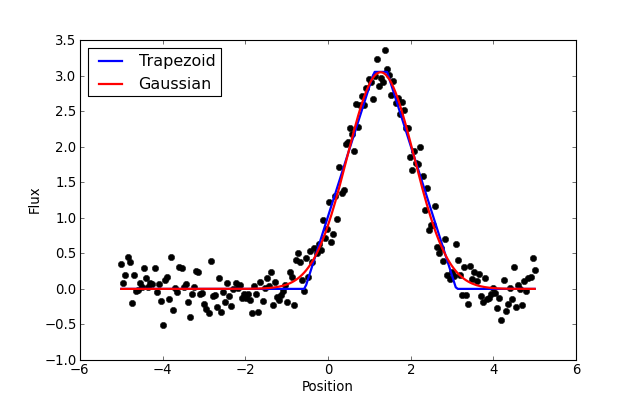

Write the Python code that produced this figure.
import numpy as np
from astropy.modeling import models, fitting

# Generate fake data
np.random.seed(0)
x = np.linspace(-5., 5., 200)
y = 3 * np.exp(-0.5 * (x - 1.3)**2 / 0.8**2)
y += np.random.normal(0., 0.2, x.shape)

# Fit the data using a box model
t_init = models.Trapezoid1D(amplitude=1., x_0=0., width=1., slope=0.5)
f1 = fitting.NonLinearLSQFitter()
t = f1(t_init, x, y)

# Fit the data using a Gaussian
g_init = models.Gaussian1D(amplitude=1., mean=0, stddev=1.)
f2 = fitting.NonLinearLSQFitter()
g = f2(g_init, x, y)

# Plot the data with the best-fit model
plt.figure(figsize=(8,5))
plt.plot(x, y, 'ko')
plt.plot(x, t(x), 'b-', lw=2, label='Trapezoid')
plt.plot(x, g(x), 'r-', lw=2, label='Gaussian')
plt.xlabel('Position')
plt.ylabel('Flux')
plt.legend(loc=2)
